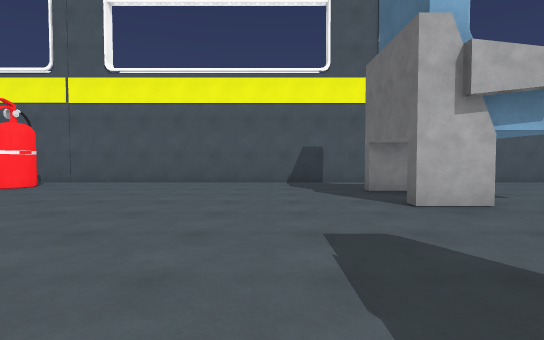
[1] (above)

16 first-person views from a walk through a 3-D level made in the Unity game engine. The camera is 1.3 m above the floor, tilts 2° down and sees 85° across. The floor is counted in squares, 2 m on a side. Each view is taken from the middle of a square. On the plan, view 1 faces up. The plan holds only what a view shows up to about 9 squares ahead; the rest is blank. The place goes on beyond the plan. The player is left out. Surface patterns are stand-ins for the level's own textures.

[2]
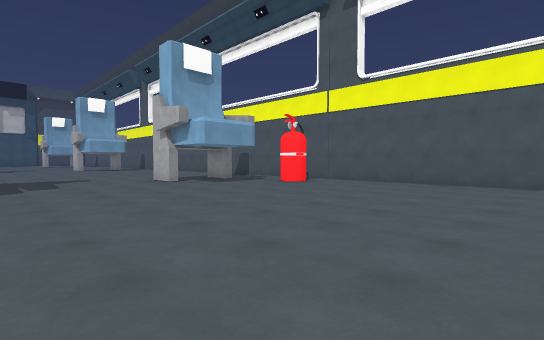

[3]
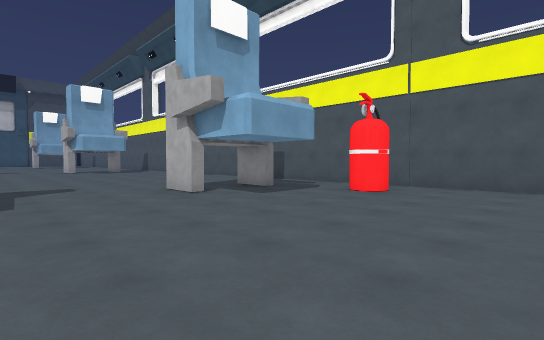

[4]
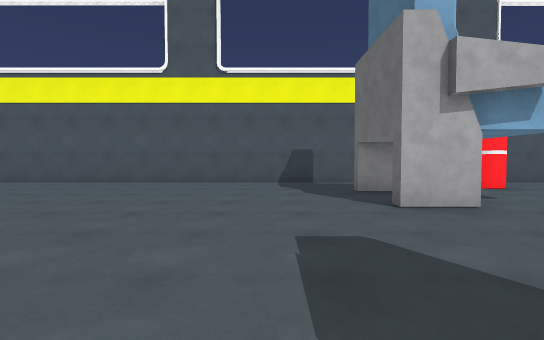

[5]
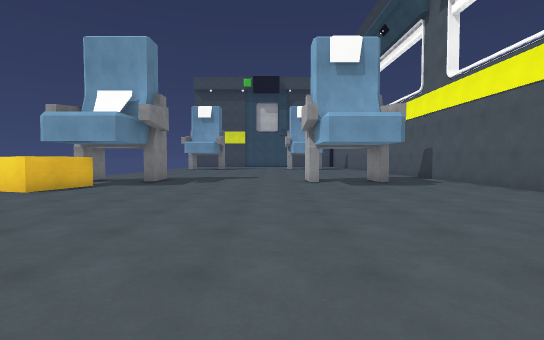

[6]
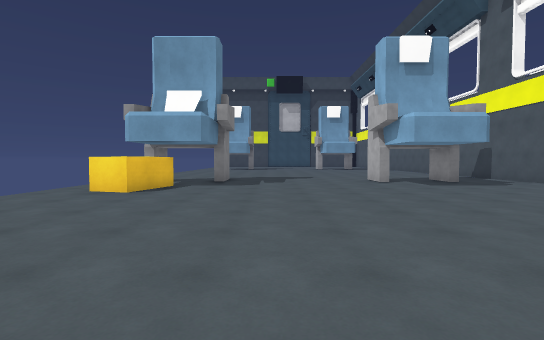

[7]
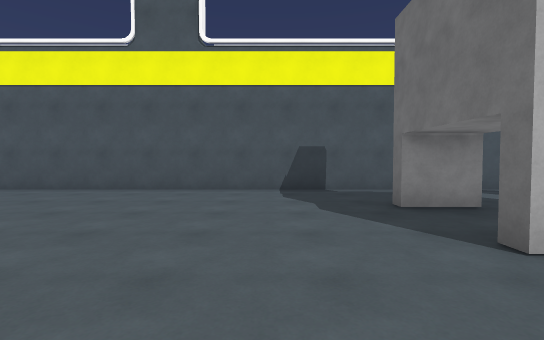

[8]
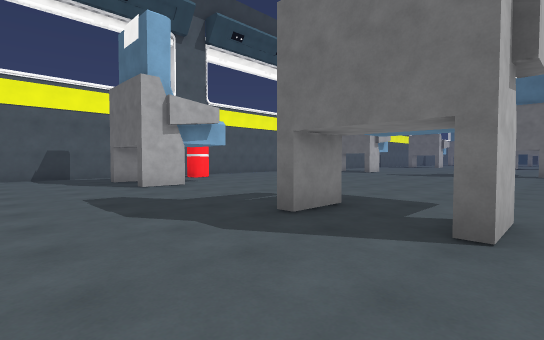

[9]
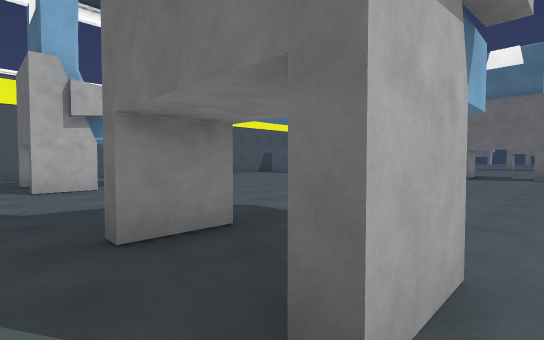

[10]
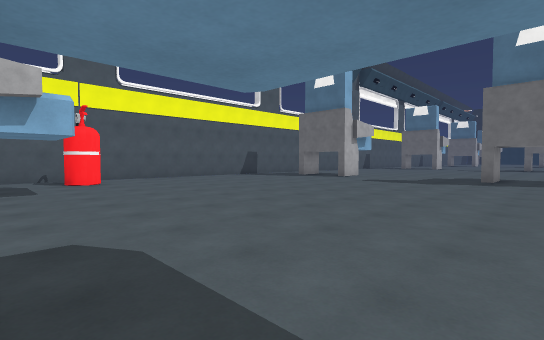

[11]
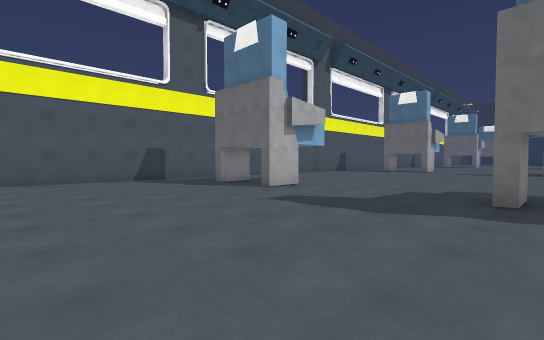

[12]
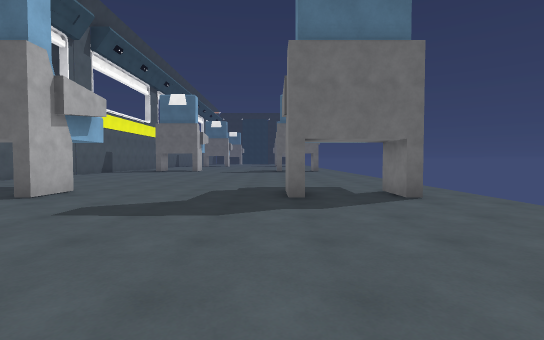

[13]
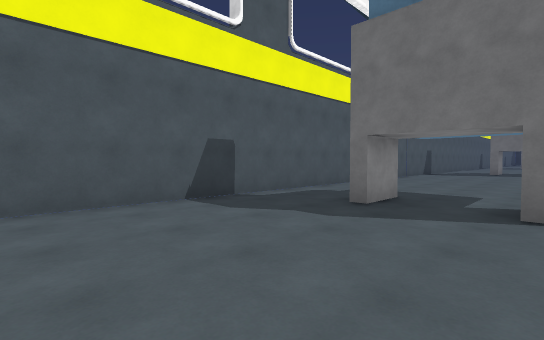

[14]
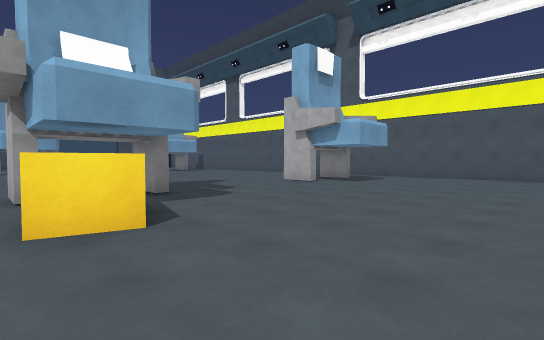

[15]
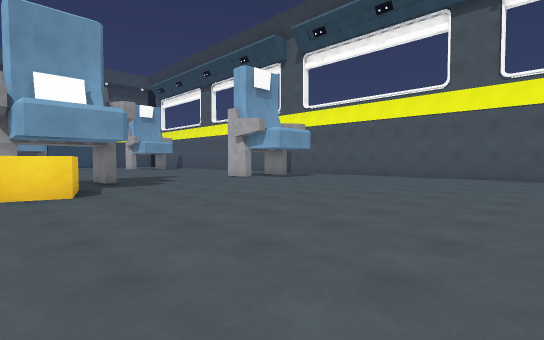

[16]
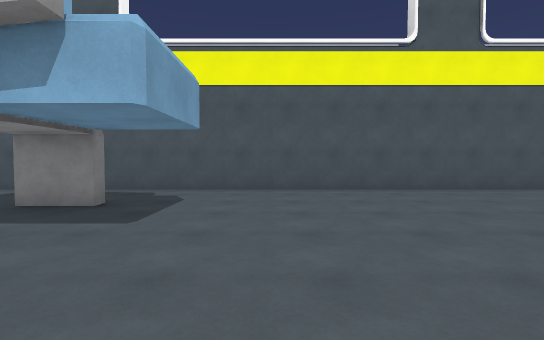

### Floor plan
Points are (right, up) in squares from view 1. A wall is a line through its corners. A room is listed if a view was taken in it or the views show most of it. See-through windows are left out.
Room 1 (views 1, 2, 3, 4, 5, 6, 7, 8, 9, 10, 11, 12, 13, 14, 15, 16)
walls: (-8.2, 4.4) (-8.2, 4) (-9.3, 4) (-9.3, 4.4); (-8.1, 6) (-9.4, 6); (-8.1, -0.6) (-9.3, -0.6) (-9.3, -0.2); (-8.1, -2.6) (-9.4, -2.6); (-19.4, 4) (-20, 4); (-19.4, 6) (-20.5, 6); (-20, -0.4) (-19.4, -0.4) (-19.4, -0.6) (-20.5, -0.6); (2, -0.4) (2.5, -0.4); (1.9, -2.3) (3.1, -2.3); (3.1, 4) (1.9, 4); (-20, -2.3) (-19.4, -2.3) (-19.4, -2.6) (-20.5, -2.6); (3.1, 6) (1.9, 6); (3.1, -0.6) (1.9, -0.6); (3.6, 8.4) (-20.5, 8.4)
ways out: opening at (2.5, -3); opening at (2.5, -1); opening at (2.5, 5); opening at (2.5, 7.5); opening at (3, 2)
objects: other object (-18, -2) to (-17, -2); fire extinguisher (-6, 7)

Positions as (right, up) in squares from view 1, and headings:
1: (0, 0), facing up
2: (0, 0), facing up-left
3: (-3, 1), facing up-left
4: (-11, 0), facing up
5: (-11, 3), facing left
6: (-11, 1), facing left
7: (-11, 2), facing up
8: (-12, -3), facing up-right
9: (-10, -3), facing up-right
10: (-8, -2), facing up-right
11: (-3, -1), facing up-right
12: (-3, 0), facing right
13: (-2, 4), facing up-right
14: (-14, -3), facing up-left
15: (-11, -3), facing up-left
16: (-17, 2), facing up
